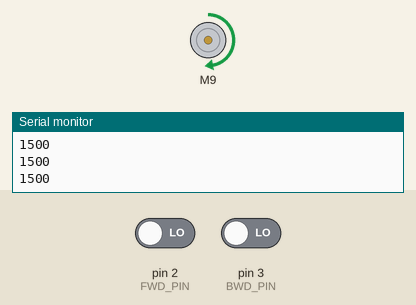
The sketch below on a simulated Arduino Uno, built with avr-gcc and run on an emulated ATmega328P. On the bench: DC motor (green arrow = forward, orange = backward, longer = faster), the last lines printed to the serial monitor. The test bench sets the inputs (shaded band); at power-on: pin 2 (FWD_PIN) LOW, pin 3 (BWD_PIN) LOW.

Above: at 2.2 s.
2.3 s: pin 2 (FWD_PIN) driven HIGH
At 3.3 s:
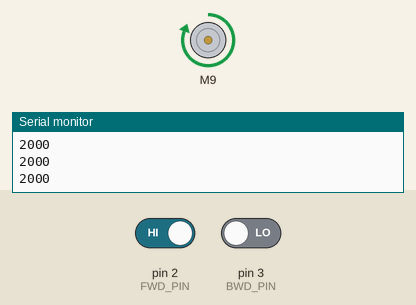
3.8 s: pin 2 (FWD_PIN) driven LOW
At 4.6 s:
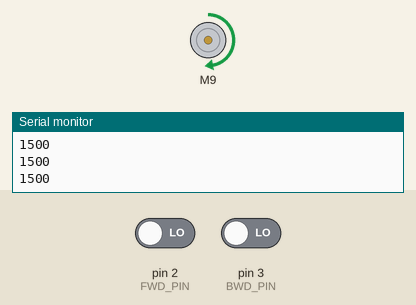
5.3 s: pin 3 (BWD_PIN) driven HIGH
At 5.9 s:
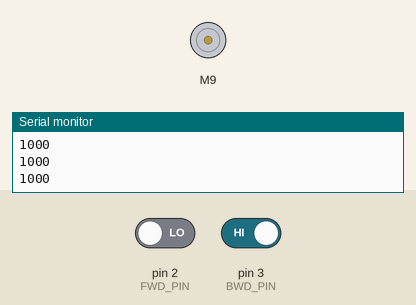
Timing chart, 0 to 8.3 s (numbered marks = the images above; inputs shaded):
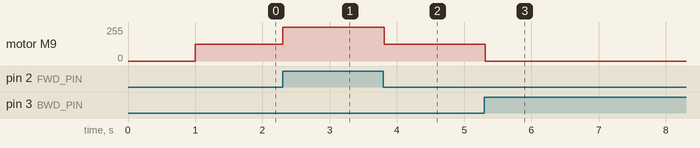

Measured:
- after the input at 2.3 s, motor M9: forward 127/255 → forward 255/255 at once
- after the input at 3.8 s, motor M9: forward 255/255 → forward 127/255 at once
- after the input at 5.3 s, motor M9: forward 127/255 → stopped at once

The sketch:

sketch_esc_programming.ino
```cpp
#include <ESC.h>

//button pins
#define FWD_PIN 2
#define BWD_PIN 3

// esc full forward
#define ESC_FWD 2000

// esc full backward
#define ESC_BWD 1000

// esc neutral
#define ESC_NEU 1500

// initialize
int esc_signal = ESC_NEU;
int fwd_state = 0;
int bwd_state = 0;
ESC myESC(9, ESC_BWD, ESC_FWD, 500);

void setup() {
 // set up button pins
 pinMode(FWD_PIN, INPUT);
 pinMode(BWD_PIN, INPUT);

 // start the esc
 myESC.arm();

 // start serial communication
 Serial.begin(9600);

 // give time for the ESC to do its thing
 delay(1000);
}

void loop() {
 // read the state of each button
 fwd_state = digitalRead(FWD_PIN);
 bwd_state = digitalRead(BWD_PIN);

  // if FWD is pressed
 if(fwd_state == HIGH){
  // set signal to full forward
  esc_signal = ESC_FWD;
  // if BWD is pressed
 } else if(bwd_state == HIGH){
  // set signal to full backward
  esc_signal = ESC_BWD;
 }
 else {
  // else signal is neutral
  esc_signal = ESC_NEU;
 }

 // print the signal
 Serial.println(esc_signal);

 // send the signal to the ESC
 myESC.speed(esc_signal);

 delay(100);

}
```
